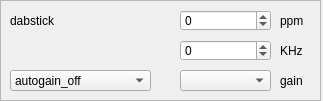
<?xml version="1.0" encoding="UTF-8"?>
<ui version="4.0">
 <class>dabstickWidget</class>
 <widget class="QWidget" name="dabstickWidget">
  <property name="geometry">
   <rect>
    <x>0</x>
    <y>0</y>
    <width>323</width>
    <height>101</height>
   </rect>
  </property>
  <property name="windowTitle">
   <string>RT2832 dabstick</string>
  </property>
  <widget class="QFrame" name="contents">
   <property name="geometry">
    <rect>
     <x>0</x>
     <y>0</y>
     <width>321</width>
     <height>101</height>
    </rect>
   </property>
   <property name="frameShape">
    <enum>QFrame::StyledPanel</enum>
   </property>
   <property name="frameShadow">
    <enum>QFrame::Raised</enum>
   </property>
   <widget class="QLabel" name="label">
    <property name="geometry">
     <rect>
      <x>10</x>
      <y>10</y>
      <width>101</width>
      <height>21</height>
     </rect>
    </property>
    <property name="text">
     <string>dabstick</string>
    </property>
   </widget>
   <widget class="QSpinBox" name="ppm_correction">
    <property name="geometry">
     <rect>
      <x>180</x>
      <y>10</y>
      <width>91</width>
      <height>21</height>
     </rect>
    </property>
    <property name="minimum">
     <number>-100</number>
    </property>
    <property name="maximum">
     <number>100</number>
    </property>
   </widget>
   <widget class="QSpinBox" name="KhzOffset">
    <property name="geometry">
     <rect>
      <x>180</x>
      <y>40</y>
      <width>91</width>
      <height>21</height>
     </rect>
    </property>
    <property name="minimum">
     <number>-100</number>
    </property>
    <property name="maximum">
     <number>100</number>
    </property>
   </widget>
   <widget class="QLabel" name="label_3">
    <property name="geometry">
     <rect>
      <x>280</x>
      <y>40</y>
      <width>41</width>
      <height>21</height>
     </rect>
    </property>
    <property name="text">
     <string>KHz</string>
    </property>
   </widget>
   <widget class="QLabel" name="label_4">
    <property name="geometry">
     <rect>
      <x>280</x>
      <y>10</y>
      <width>51</width>
      <height>21</height>
     </rect>
    </property>
    <property name="text">
     <string>ppm</string>
    </property>
   </widget>
   <widget class="QLabel" name="label_5">
    <property name="geometry">
     <rect>
      <x>280</x>
      <y>70</y>
      <width>41</width>
      <height>21</height>
     </rect>
    </property>
    <property name="text">
     <string>gain</string>
    </property>
   </widget>
   <widget class="QComboBox" name="combo_gain">
    <property name="geometry">
     <rect>
      <x>180</x>
      <y>70</y>
      <width>91</width>
      <height>21</height>
     </rect>
    </property>
   </widget>
   <widget class="QComboBox" name="combo_autogain">
    <property name="geometry">
     <rect>
      <x>10</x>
      <y>70</y>
      <width>141</width>
      <height>21</height>
     </rect>
    </property>
    <item>
     <property name="text">
      <string>autogain_off</string>
     </property>
    </item>
    <item>
     <property name="text">
      <string>autogain_on</string>
     </property>
    </item>
   </widget>
  </widget>
 </widget>
 <resources/>
 <connections/>
</ui>
